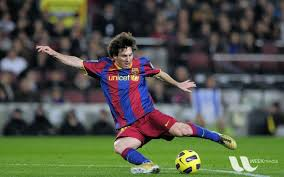
#> input picture 2 - Core Operations/2.3 -  Performance Measurement and Improvement Techniques/messi5.jpg, 284 x 177 px
$ python measure_with_openCV.py
#> lines starting #> are read from the running program, lines starting #| are printed output that depends on the picture
'''
e1 = cv2.getTickCount()
# your code execution
e2 = cv2.getTickCount()
time = (e2- e1)/ cv2.getTickFrequency()

'''

import cv2
import time

img1 = cv2.imread('messi5.jpg')
#> img1 is the input picture: shape (177, 284, 3); mean B, G, R 72.7, 86.1, 82.3

# Use cv2.getTickCount
e1 = cv2.getTickCount()
for i in range(5,49,2):
    img1 = cv2.medianBlur(img1,i)
#> this loop made 22 passes
#> pass 1, `img1 = cv2.medianBlur(img1,i)`:
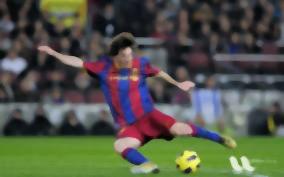
#> img1: shape (177, 284, 3); mean B, G, R 72.4, 86, 82.1
#> pass 2, `img1 = cv2.medianBlur(img1,i)`:
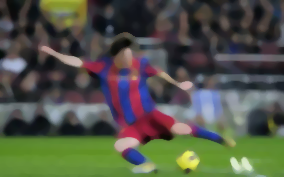
#> img1: shape (177, 284, 3); mean B, G, R 71.8, 85.6, 81.8
#> pass 3, `img1 = cv2.medianBlur(img1,i)`:
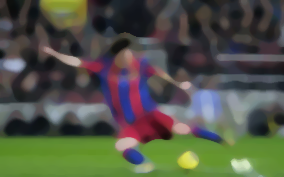
#> img1: shape (177, 284, 3); mean B, G, R 71.1, 85.1, 81.3
#> after the loop:
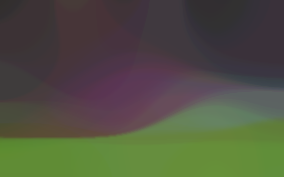
#> img1: shape (177, 284, 3); mean B, G, R 65.3, 82.6, 80.4
e2 = cv2.getTickCount()
t = (e2- e1)/cv2.getTickFrequency()
print(t)

# Use time.time() function
e1 = time.time()
for i in range(5,49,2):
    img1 = cv2.medianBlur(img1,i)
e2 = time.time()
t = (e2- e1)
print(t)
